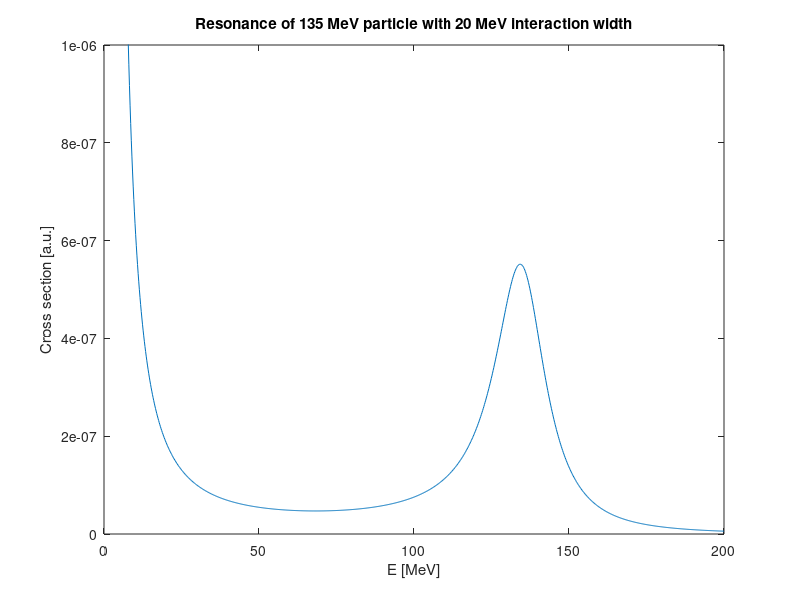

Write the MATLAB code that produced this figure.
fun_resonance = @(E, m, IW ) 1./(E.^2 .* ((E - m).^2 + IW.^2./4 ));  
m = 135;
IW = 20;
E = linspace(1e-3,200,1000);
CS = fun_resonance(E, m, IW);
plot(E, CS);
xlabel("E [MeV]");
ylabel ("Cross section [a.u.]")
%dCS = diff(CS);
%plot(dCS);
ylim([0 0.000001])
title(["Resonance of " num2str(m) " MeV particle with " num2str(IW) " MeV interaction width" ])
